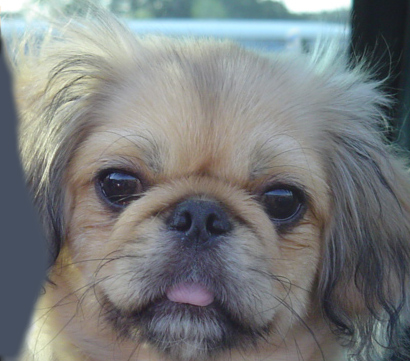
//> input picture lab1-hybrid-image/gui/res/dog.jpg, 410 x 361 px
$ ./hybrid-image_20230325161500   (built with g++ and OpenCV 4)
//> lines starting //> are read from the running program, lines starting //| are printed output that depends on the picture
#include <opencv2/opencv.hpp>
#include <opencv2/imgproc.hpp>
#include <iostream>

#define CMP // used for compare color and gray hybrid images

#define PAIR 1 // three pairs: 0 for squirrel-bunny, 1 for dog-cat, 2 for donkey-zebra
#define GRAY1 1 // whether read image1 in gray scale
#define GRAY2 1 // whether read image2 in gray scale

const static std::string resource_dir = "../res/";
const static std::vector<std::pair<std::string, std::string>> pairs {
    {resource_dir + "squirrel1.png", resource_dir + "bunny1.png"},
    {resource_dir + "dog.jpg", resource_dir + "cat.jpg"},
    {resource_dir + "donkey1.jpg", resource_dir + "zebra1.jpg"},
};

cv::Mat img1 = cv::imread(pairs[PAIR].first, GRAY1);
cv::Mat img2 = cv::imread(pairs[PAIR].second, GRAY2);

const int ksize_max = 99, sigma_max = 99, weight_max = 10;
int ksize1 = 39, ksize2 = 21;
int sigma1 = 11.0, sigma2 = 5.0;
int weight1 = 10, weight2 = 10;

const int pyr_level = 5;        // number of pyramid levels
const double pyr_ratio = 0.7;   // ratio of pyramid levels

cv::Mat hybrid_img(cv::Mat &img1, cv::Mat &img2, int ksize1, double sigma1, int ksize2, double sigma2, double weight1, double weight2);
void create_trackbars();
static void on_trackbar(int, void *);
void show_pyramid(cv::Mat &img, int levels, double ratio, std::string wnd_name = "pyramid");

int main()
{
#ifdef CMP
    cv::Mat img1 = cv::imread(pairs[PAIR].first, 1);
//> img1 is the input picture: 361 rows x 410 cols, CV_8UC3; mean B, G, R 125, 124.5, 121.2
    cv::Mat img2 = cv::imread(pairs[PAIR].second, 1);
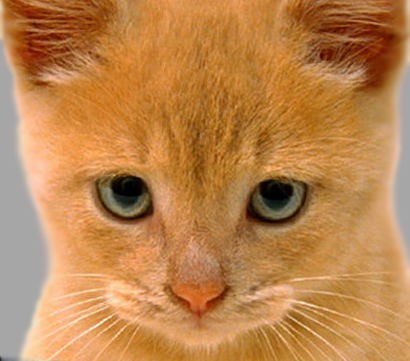
//> input picture lab1-hybrid-image/gui/res/cat.jpg, 410 x 361 px
//> img2 is the input picture: 361 rows x 410 cols, CV_8UC3; mean B, G, R 77.1, 132.5, 188.2
    cv::Mat dst = hybrid_img(img1, img2, ksize1, sigma1, ksize2, sigma2, weight1, weight2);
    show_pyramid(dst, pyr_level, pyr_ratio, "pyramid_color");

    img1 = cv::imread(pairs[PAIR].first, 0);
    img2 = cv::imread(pairs[PAIR].second, 0);
    cv::cvtColor(img1, img1, cv::COLOR_GRAY2BGR);
    cv::cvtColor(img2, img2, cv::COLOR_GRAY2BGR);
    dst = hybrid_img(img1, img2, ksize1, sigma1, ksize2, sigma2, weight1, weight2);
    show_pyramid(dst, pyr_level, pyr_ratio, "pyramid_gray");

    cv::waitKey(0);
#else
#if !GRAY1
    cv::cvtColor(img1, img1, cv::COLOR_GRAY2BGR);   // make sure mats are 3-channel
#endif
#if !GRAY2
    cv::cvtColor(img2, img2, cv::COLOR_GRAY2BGR);
#endif
    double duration = static_cast<double>(cv::getTickCount());

    cv::Mat dst = hybrid_img(img1, img2, ksize1, sigma1, ksize1, sigma2, weight1, weight2);

    duration = (static_cast<double>(cv::getTickCount()) - duration) / cv::getTickFrequency();
    std::cout << "Time: " << duration << std::endl;

    create_trackbars();
    cv::waitKey(0);
#endif
    return 0;
}

cv::Mat hybrid_img(cv::Mat &img1, cv::Mat &img2, int ksize1, double sigma1, int ksize2, double sigma2, double weight1, double weight2) {
//> called with ksize1 = 39, sigma1 = 11, ksize2 = 21, sigma2 = 5, weight1 = 10, weight2 = 10
    cv::Mat dst;
    cv::Mat img1_g1, img2_g2;

    CV_Assert(img1.data && img2.data);
    CV_Assert(ksize1 > 0 && ksize1 % 2 == 1 && ksize2 > 0 && ksize2 % 2 == 1);
#ifndef CMP
    cv::imshow("img1", img1);
    cv::imshow("img2", img2);
#endif
    double duration = static_cast<double>(cv::getTickCount());

    cv::GaussianBlur(img1, img1_g1, cv::Size(ksize1, ksize1), sigma1);  // low-passed image
    cv::GaussianBlur(img2, img2_g2, cv::Size(ksize2, ksize2), sigma2);
    cv::subtract(img2, img2_g2, img2_g2);   // high-passed image
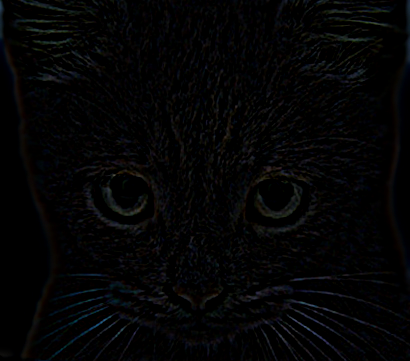
//> img2_g2: 361 rows x 410 cols, CV_8UC3; mean B, G, R 4.7, 4.1, 4
    cv::addWeighted(img1_g1, weight1 / weight_max, img2_g2, weight2 / weight_max, 0.0, dst);

    duration = (static_cast<double>(cv::getTickCount()) - duration) / cv::getTickFrequency();
    std::cout << "Time of hybrid: " << duration << std::endl;
#ifndef CMP
    cv::imshow("low_passed", img1_g1);
    cv::imshow("high_passed", img2_g2);
    cv::imshow("hybrid_image", dst);
    show_pyramid(dst, pyr_level, pyr_ratio, "pyramid");
#endif
    return dst;
}

static void on_trackbar(int, void *) {
    if (ksize1 % 2 == 0) ksize1++;  // make sure ksize is odd
    if (ksize2 % 2 == 0) ksize2++;
    if (sigma1 == 0) sigma1++;
    if (sigma2 == 0) sigma1++;
    if (weight1 == 0) weight1++;
    if (weight2 == 0) weight2++;

    cv::Mat dst = hybrid_img(img1, img2, ksize1, sigma1, ksize2, sigma2, weight1, weight2);
}

void create_trackbars() {
    cv::createTrackbar("ksize1", "low_passed", &ksize1, ksize_max, on_trackbar);
    cv::createTrackbar("sigma1", "low_passed", &sigma1, sigma_max, on_trackbar);
    cv::createTrackbar("ksize2", "high_passed", &ksize2, ksize_max, on_trackbar);
    cv::createTrackbar("sigma2", "high_passed", &sigma2, sigma_max, on_trackbar);
    cv::createTrackbar("weight1", "hybrid_image", &weight1, weight_max, on_trackbar);
    cv::createTrackbar("weight2", "hybrid_image", &weight2, weight_max, on_trackbar);
}

void show_pyramid(cv::Mat &img, int levels, double ratio, std::string wnd_name) {
//> called with levels = 5, ratio = 0.7, wnd_name = "pyramid_color"
    std::vector<cv::Mat> pyr;
    cv::Mat tmp = img;
    pyr.push_back(tmp);
    for (int i = 0; i < levels - 1; i++) {
        cv::resize(tmp, tmp, cv::Size(), ratio, ratio);
        pyr.push_back(tmp);
    }
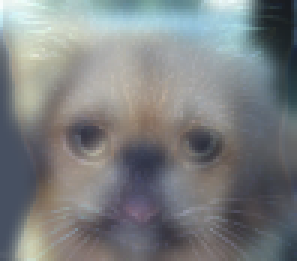
//> tmp: 87 rows x 99 cols, CV_8UC3 (shown 3 times larger); mean B, G, R 128.9, 127.7, 124.4

    int height = pyr[0].rows;
//> height = 361
    int width = pyr[0].cols;
//> width = 410
    for (int i = 1; i < levels; i++) {
        width += pyr[i].cols;
    }
//> this loop made 4 passes
//> width on passes 1 to 4: 697, 898, 1039, 1138
//> after the loop, width = 1138

    cv::Mat canvas(height, width, CV_8UC3, cv::Scalar(0, 0, 0));
//> canvas: 361 rows x 1138 cols, CV_8UC3; every value is 0
    int x = 0;
    for (int i = 0; i < levels; i++) {
        cv::Mat tmp = canvas(cv::Rect(x, 0, pyr[i].cols, pyr[i].rows));
        pyr[i].copyTo(tmp);
        x += pyr[i].cols;
    }
//> this loop made 5 passes
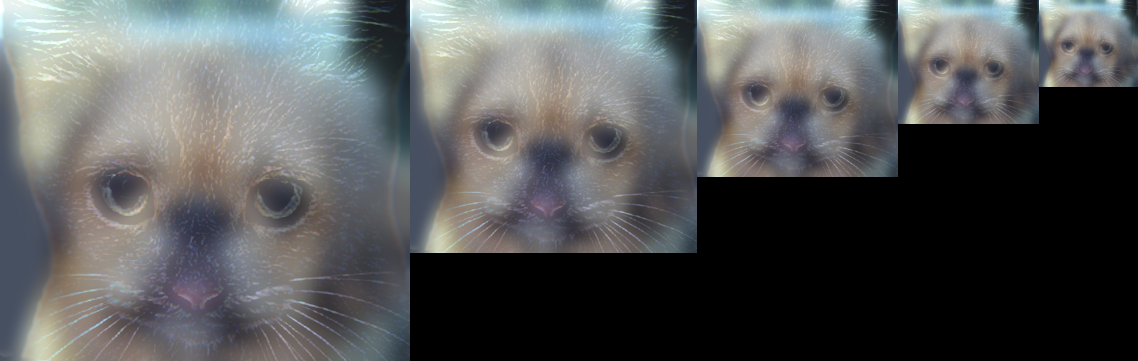
//> canvas: 361 rows x 1138 cols, CV_8UC3; mean B, G, R 89, 88.2, 85.9
//> after the loop, x = 1138
//> call 2 of hybrid_img, with ksize1 = 39, sigma1 = 11, ksize2 = 21, sigma2 = 5, weight1 = 10, weight2 = 10
//> in hybrid_img (call 2), `cv::GaussianBlur(img2, img2_g2, cv::Size(ksize2, ksize2), sigma2);`:
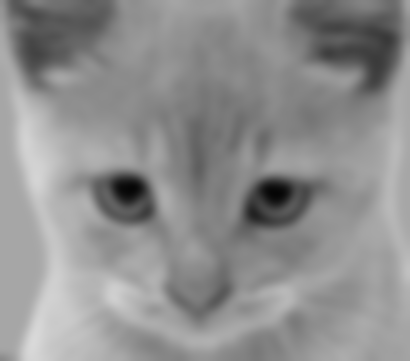
//> img2_g2: 361 rows x 410 cols, CV_8UC3; min 5, max 217, mean 142.9
//> in hybrid_img (call 2), `cv::addWeighted(img1_g1, weight1 / weight_max, img2_g2, weight2 / weig..`:
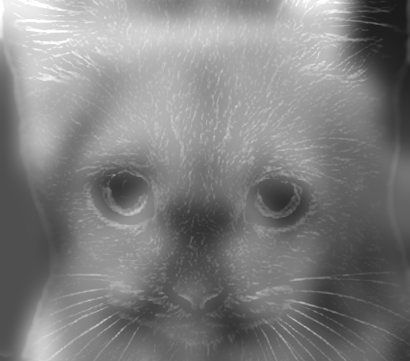
//> dst: 361 rows x 410 cols, CV_8UC3; min 27, max 255, mean 127.5
//> call 2 of show_pyramid, with levels = 5, ratio = 0.7, wnd_name = "pyramid_gray"
//> in show_pyramid (call 2), `int width = pyr[0].cols;`: width = 410
//> the loop in show_pyramid (call 2), `for (int i = 1; i < levels; i++)` made 4 passes
//> after the loop in show_pyramid (call 2), `for (int i = 1; i < levels; i++)`: width = 1138
//> the loop in show_pyramid (call 2), `for (int i = 0; i < levels; i++)` made 5 passes
//> after the loop in show_pyramid (call 2), `for (int i = 0; i < levels; i++)`:
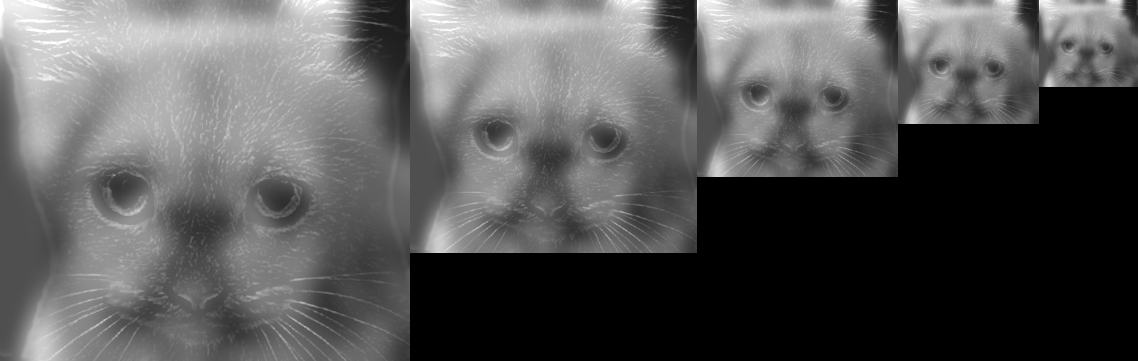
//> canvas: 361 rows x 1138 cols, CV_8UC3; min 0, max 255, mean 87.6

    cv::imshow(wnd_name, canvas);
}
